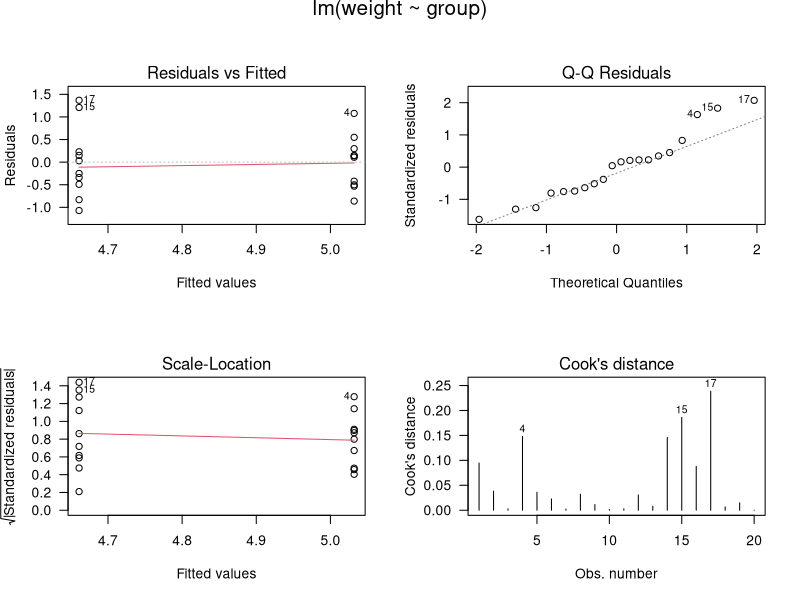
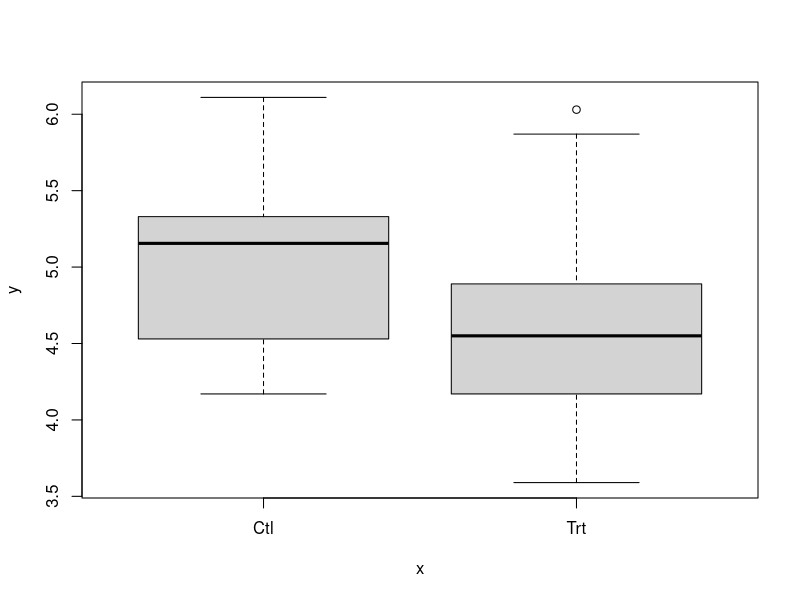
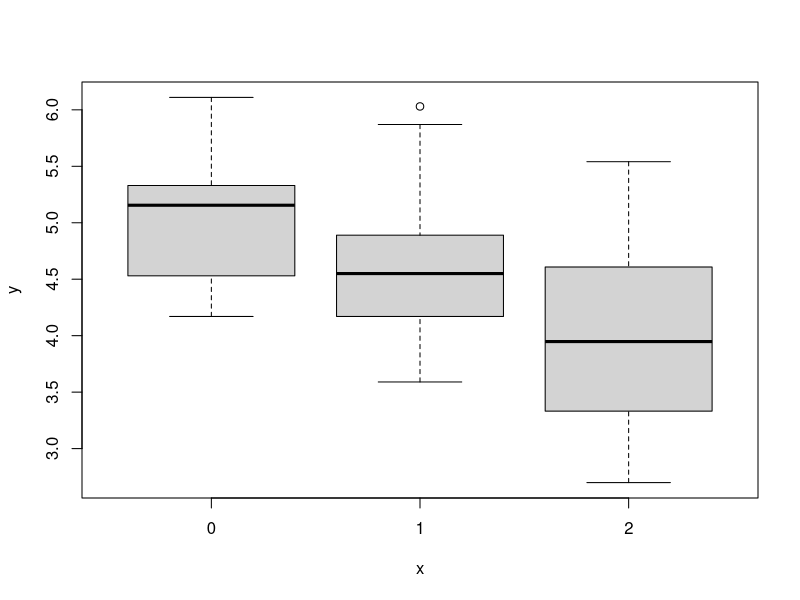
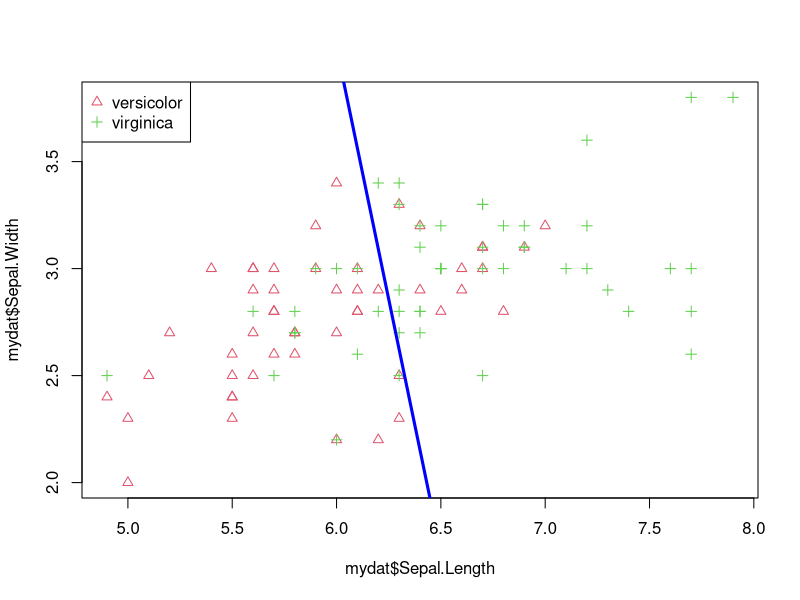

R code for these plots, in order:

#######################
## Linear regression ##
#######################

help(lm)
## Annette Dobson (1990) "An Introduction to Generalized Linear Models".
## Page 9: Plant Weight Data.
ctl <- c(4.17,5.58,5.18,6.11,4.50,4.61,5.17,4.53,5.33,5.14)
trt <- c(4.81,4.17,4.41,3.59,5.87,3.83,6.03,4.89,4.32,4.69)
group <- gl(2, 10, 20, labels = c("Ctl","Trt"))
weight <- c(ctl, trt)
lm.D9 <- lm(weight ~ group)

anova(lm.D9)
summary(lm.D9)

## diagnostic plots
opar <- par(mfrow = c(2,2), oma = c(0, 0, 1.1, 0))
plot(lm.D9, 1:4, las = 1)      # Residuals, Fitted, ...
par(opar)

## compare with two-sample t-test
t.test(ctl, trt, var.equal=TRUE)
plot(group, weight)


## create an artificial treatment group
trt2 <- ctl + rnorm(length(ctl),-1,sd(weight))
new.group <- rep(c(0,1,2), each=length(ctl)) #numerical categories: 0="Ctl", 1="Trt", 2="Trt2"
new.weight <- c(ctl, trt, trt2)

## use as.factor() for numerially coded categorical covariates
lm.new <- lm(new.weight ~ as.factor(new.group))
summary(lm.new)
anova(lm.new)

## compare with one-way ANOVA
aa <- aov(new.weight ~ as.factor(new.group))
summary(aa)
plot(as.factor(new.group), new.weight)

## leave covariates as numeric
lm.new1 <- lm(new.weight ~ new.group)
summary(lm.new1)
anova(lm.new1)



#########################
## Logistic regression ##
#########################

## load data
data("iris")
str(iris)
levels(iris$Species)
## subset data for two species
mydat <- iris[iris$Species!="setosa",]
plot(mydat$Sepal.Length, mydat$Sepal.Width, col=as.numeric(mydat$Species), pch=as.numeric(mydat$Species))
legend("topleft", levels(mydat$Species)[2:3], col=2:3, pch=2:3)

## fitting logistic regression model
mod <- glm(Species~Sepal.Length+Sepal.Width, data=mydat, family=binomial)
summary(mod)

## plot decision boundary, i.e. decision boundary is where p=0.5
mycoef <- coef(summary(mod))
intercept <- -mycoef[1]/mycoef[3]
slope <- -mycoef[2]/mycoef[3]
abline(intercept, slope, col="blue", lwd=3)

